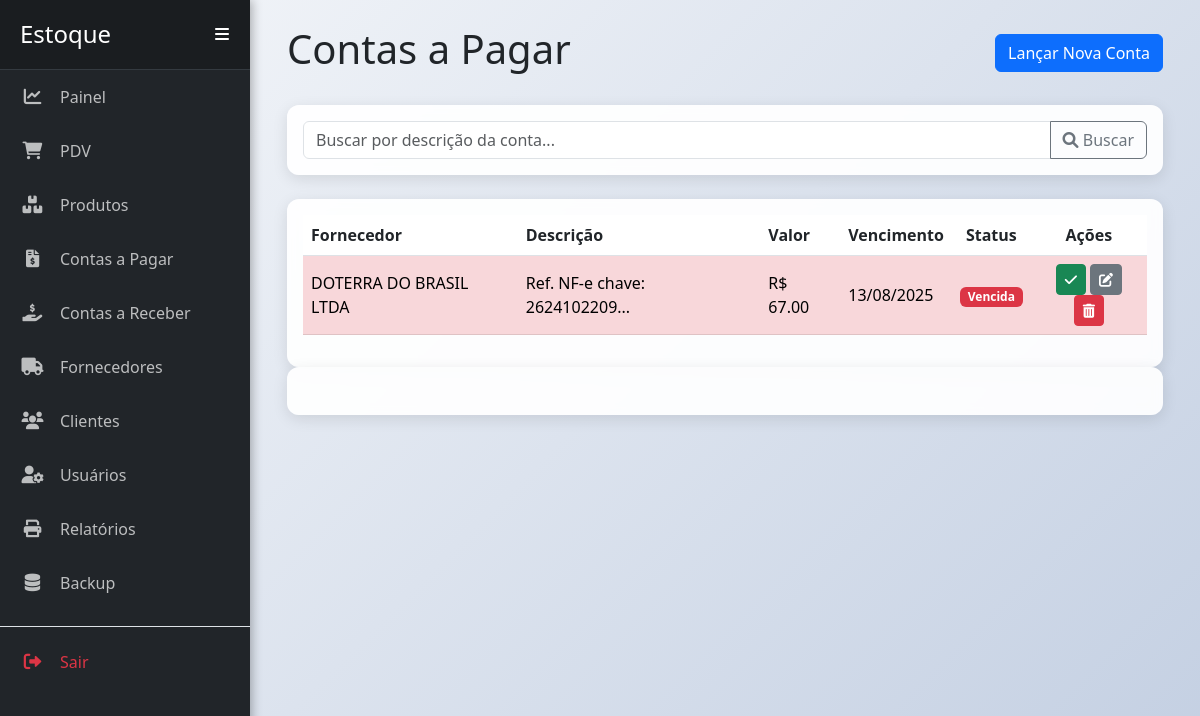
/contas (signed in), run on an earlier commit of the app's database.
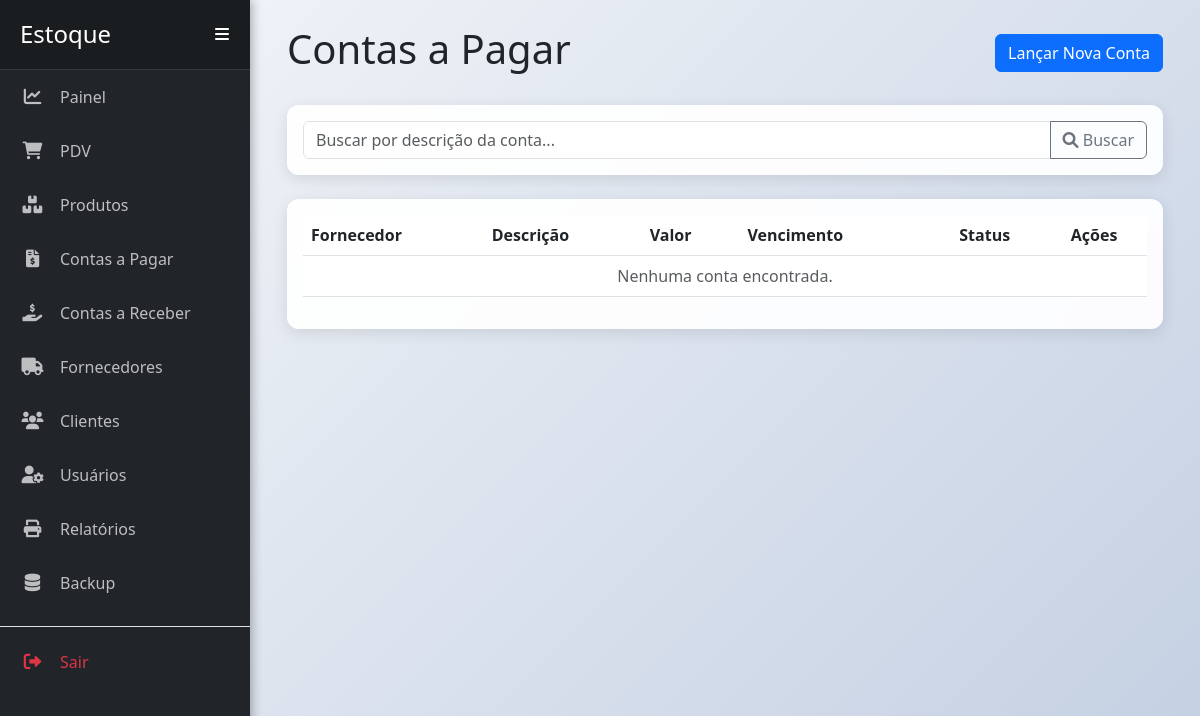
And on a later commit of the database.
### models.py (models this page shows)
class ContaPagar(db.Model):
    __tablename__ = 'conta_pagar'
    id = db.Column(db.Integer, primary_key=True)
    descricao = db.Column(db.String(200), nullable=False)
    valor = db.Column(db.Float, nullable=False)
    data_vencimento = db.Column(db.Date, nullable=False)
    data_pagamento = db.Column(db.Date, nullable=True)
    status = db.Column(db.String(20), nullable=False, default='pendente')
    fornecedor_id = db.Column(db.Integer, db.ForeignKey('fornecedor.id'), nullable=False)

class Fornecedor(db.Model):
    __tablename__ = 'fornecedor'
    id = db.Column(db.Integer, primary_key=True)
    nome = db.Column(db.String(100), nullable=False, unique=True)
    cnpj = db.Column(db.String(18), unique=True, nullable=True)
    telefone = db.Column(db.String(20))
    email = db.Column(db.String(100))
    produtos = db.relationship('Produto', backref='fornecedor', lazy=True)
    contas = db.relationship('ContaPagar', backref='fornecedor', lazy=True)

### app.py (the view)
@app.route('/contas')
@login_required
def listar_contas():
    search_term = request.args.get('q')
    query = ContaPagar.query
    if search_term:
        query = query.filter(ContaPagar.descricao.ilike(f'%{search_term}%'))
    contas = query.order_by(ContaPagar.data_vencimento.asc()).all()
    return render_template('contas_a_pagar.html', contas=contas, search_term=search_term)

### app.py (called while the page is built)
@app.context_processor
def inject_datetime():
    return {'modules': {'datetime': datetime, 'date': date, 'timedelta': timedelta}}

def login_required(f):
    @wraps(f)
    def decorated_function(*args, **kwargs):
        if 'logged_in' not in session or 'user_id' not in session:
            session.clear()
            flash('A sua sessão é inválida. Por favor, faça login novamente.', 'warning')
            return redirect(url_for('login'))
        return f(*args, **kwargs)
    return decorated_function

### templates/contas_a_pagar.html (shortened to what the changed rows need)
{% extends 'base.html' %}
{% block content %}
<div class="d-flex justify-content-between align-items-center mb-4">
    <h1>Contas a Pagar</h1>
    <a href="{{ url_for('adicionar_conta') }}" class="btn btn-primary">Lançar Nova Conta</a>
</div>
<div class="card mb-4">
    <div class="card-body">
    </div>
</div>
<div class="card">
    <div class="card-body">
        <table class="table table-hover align-middle">
            <thead>
                <tr>
                    <th>Fornecedor</th>
                    <th>Descrição</th>
                    <th>Valor</th>
                    <th>Vencimento</th>
                    <th class="text-center">Status</th>
                    <th class="text-center">Ações</th>
                </tr>
            </thead>
            <tbody>
                {% for conta in contas %}
                    {% set hoje = modules.date.today() %}
                    {% set amanha = hoje + modules.timedelta(days=1) %}
                    {% set row_class = '' %}
                    {% if conta.status == 'pendente' and conta.data_vencimento < hoje %}
                        {% set row_class = 'table-danger' %}
                    {% elif conta.status == 'pendente' and conta.data_vencimento == hoje %}
                        {% set row_class = 'table-primary' %}
                    {% elif conta.status == 'pendente' and conta.data_vencimento == amanha %}
                        {% set row_class = 'table-warning' %}
                    {% endif %}
                <tr class="{{ row_class }}">
                    <td>{{ conta.fornecedor.nome }}</td>
                    <td>{{ conta.descricao }}</td>
                    <td>R$ {{ "%.2f"|format(conta.valor) }}</td>
                    <td>{{ conta.data_vencimento.strftime('%d/%m/%Y') }}</td>
                    <td class="text-center">
                        {% if conta.status == 'pago' %}
                            <span class="badge bg-success">Pago</span>
                        {% elif row_class == 'table-danger' %}
                            <span class="badge bg-danger">Vencida</span>
                        {% elif row_class == 'table-primary' %}
                            <span class="badge bg-primary">Vence Hoje</span>
                        {% elif row_class == 'table-warning' %}
                            <span class="badge bg-warning text-dark">Vence amanhã</span>
                        {% else %}
                            <span class="badge bg-info text-dark">Pendente</span>
                        {% endif %}
                    </td>
                    <td class="text-center">
                        {% if conta.status == 'pendente' %}
                        <form action="{{ url_for('pagar_conta', id=conta.id) }}" method="POST" class="d-inline">
                            <button type="submit" class="btn btn-success btn-sm" title="Marcar como Pago">
                                <i class="fas fa-check"></i>
                            </button>
                        </form>
                        {% endif %}
                        <a href="{{ url_for('editar_conta', id=conta.id) }}" class="btn btn-secondary btn-sm" title="Editar">
                            <i class="fas fa-edit"></i>
                        </a>
                        <button type="button" class="btn btn-danger btn-sm" data-bs-toggle="modal" data-bs-target="#confirmDeleteModal-{{ conta.id }}" title="Excluir">
                            <i class="fas fa-trash-alt"></i>
                        </button>
                    </td>
                </tr>
                {% else %}
                <tr>
                    <td colspan="6" class="text-center text-muted">Nenhuma conta encontrada.</td>
                </tr>
                {% endfor %}
            </tbody>
        </table>
    </div>
</div>
{% for conta in contas %}
<div class="card">
    <div class="card-body">
        <div class="table-responsive">
        </div>
    </div>
</div>
{% endfor %}
{% endblock %}

What changed in the data, as far as the page shows it:
removed ContaPagar: fornecedor.nome "DOTERRA DO BRASIL LTDA", descricao "Ref. NF-e chave: 2624102209...", valor "67.00", data_vencimento "13/08/2025", status "Vencida"
Also different on the page:
text now shown: "Nenhuma conta encontrada."
